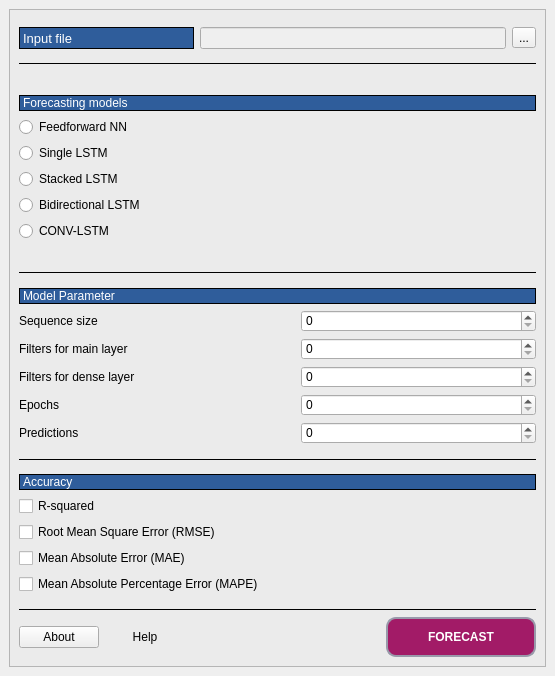
<?xml version="1.0" encoding="UTF-8"?>
<ui version="4.0">
 <class>AIRSDockWidgetBase</class>
 <widget class="QDockWidget" name="AIRSDockWidgetBase">
  <property name="geometry">
   <rect>
    <x>0</x>
    <y>0</y>
    <width>555</width>
    <height>676</height>
   </rect>
  </property>
  <property name="windowTitle">
   <string>AIRS</string>
  </property>
  <widget class="QWidget" name="dockWidgetContents">
   <layout class="QVBoxLayout" name="verticalLayout_4">
    <item>
     <widget class="QFrame" name="frame">
      <property name="styleSheet">
       <string notr="true">QFrame{
	background-color: rgb(235, 235, 235);
}</string>
      </property>
      <property name="frameShape">
       <enum>QFrame::StyledPanel</enum>
      </property>
      <property name="frameShadow">
       <enum>QFrame::Raised</enum>
      </property>
      <layout class="QVBoxLayout" name="verticalLayout_3">
       <item>
        <spacer name="verticalSpacer_7">
         <property name="orientation">
          <enum>Qt::Vertical</enum>
         </property>
         <property name="sizeHint" stdset="0">
          <size>
           <width>20</width>
           <height>40</height>
          </size>
         </property>
        </spacer>
       </item>
       <item>
        <layout class="QHBoxLayout" name="horizontalLayout_2">
         <item>
          <widget class="QLabel" name="label_4">
           <property name="minimumSize">
            <size>
             <width>175</width>
             <height>0</height>
            </size>
           </property>
           <property name="font">
            <font>
             <family>MS Shell Dlg 2</family>
             <pointsize>10</pointsize>
             <weight>50</weight>
             <italic>false</italic>
             <bold>false</bold>
            </font>
           </property>
           <property name="styleSheet">
            <string notr="true">QLabel {
	background-color: rgb(47, 93, 155);
	font: 10pt &quot;MS Shell Dlg 2&quot;;
	color: white;
	border-style: solid;
	border-width: 0.5px;
	border-color: black;
}</string>
           </property>
           <property name="frameShape">
            <enum>QFrame::NoFrame</enum>
           </property>
           <property name="text">
            <string>Input file </string>
           </property>
          </widget>
         </item>
         <item>
          <widget class="QLineEdit" name="le_csvfile">
           <property name="enabled">
            <bool>false</bool>
           </property>
           <property name="text">
            <string/>
           </property>
           <property name="placeholderText">
            <string/>
           </property>
          </widget>
         </item>
         <item>
          <widget class="QToolButton" name="tb_csvfile">
           <property name="text">
            <string>...</string>
           </property>
          </widget>
         </item>
        </layout>
       </item>
       <item>
        <spacer name="verticalSpacer_8">
         <property name="orientation">
          <enum>Qt::Vertical</enum>
         </property>
         <property name="sizeHint" stdset="0">
          <size>
           <width>20</width>
           <height>40</height>
          </size>
         </property>
        </spacer>
       </item>
       <item>
        <widget class="Line" name="line">
         <property name="styleSheet">
          <string notr="true"/>
         </property>
         <property name="frameShadow">
          <enum>QFrame::Plain</enum>
         </property>
         <property name="lineWidth">
          <number>1</number>
         </property>
         <property name="orientation">
          <enum>Qt::Horizontal</enum>
         </property>
        </widget>
       </item>
       <item>
        <layout class="QVBoxLayout" name="verticalLayout">
         <item>
          <spacer name="verticalSpacer_5">
           <property name="orientation">
            <enum>Qt::Vertical</enum>
           </property>
           <property name="sizeHint" stdset="0">
            <size>
             <width>20</width>
             <height>40</height>
            </size>
           </property>
          </spacer>
         </item>
         <item>
          <widget class="QLabel" name="label">
           <property name="layoutDirection">
            <enum>Qt::LeftToRight</enum>
           </property>
           <property name="styleSheet">
            <string notr="true">QLabel {
	background-color: rgb(47, 93, 155);
	font: 10pt &quot;MS Shell Dlg 2&quot;;
	color: white;
	border-style: solid;
	border-width: 0.5px;
	border-color: black;
}
</string>
           </property>
           <property name="frameShape">
            <enum>QFrame::Box</enum>
           </property>
           <property name="text">
            <string>&lt;html&gt;&lt;head/&gt;&lt;body&gt;&lt;p&gt;Forecasting models&lt;/p&gt;&lt;/body&gt;&lt;/html&gt;</string>
           </property>
          </widget>
         </item>
         <item>
          <widget class="QRadioButton" name="rb_mod1">
           <property name="enabled">
            <bool>true</bool>
           </property>
           <property name="text">
            <string>Feedforward NN</string>
           </property>
          </widget>
         </item>
         <item>
          <widget class="QRadioButton" name="rb_mod2">
           <property name="text">
            <string>Single LSTM</string>
           </property>
          </widget>
         </item>
         <item>
          <widget class="QRadioButton" name="rb_mod3">
           <property name="text">
            <string>Stacked LSTM</string>
           </property>
          </widget>
         </item>
         <item>
          <widget class="QRadioButton" name="rb_mod4">
           <property name="text">
            <string>Bidirectional LSTM</string>
           </property>
          </widget>
         </item>
         <item>
          <widget class="QRadioButton" name="rb_mod5">
           <property name="text">
            <string>CONV-LSTM</string>
           </property>
          </widget>
         </item>
         <item>
          <spacer name="verticalSpacer_6">
           <property name="orientation">
            <enum>Qt::Vertical</enum>
           </property>
           <property name="sizeHint" stdset="0">
            <size>
             <width>20</width>
             <height>40</height>
            </size>
           </property>
          </spacer>
         </item>
        </layout>
       </item>
       <item>
        <widget class="Line" name="line_2">
         <property name="frameShadow">
          <enum>QFrame::Plain</enum>
         </property>
         <property name="orientation">
          <enum>Qt::Horizontal</enum>
         </property>
        </widget>
       </item>
       <item>
        <spacer name="verticalSpacer_4">
         <property name="orientation">
          <enum>Qt::Vertical</enum>
         </property>
         <property name="sizeHint" stdset="0">
          <size>
           <width>20</width>
           <height>40</height>
          </size>
         </property>
        </spacer>
       </item>
       <item>
        <widget class="QLabel" name="label_8">
         <property name="styleSheet">
          <string notr="true">QLabel {
	background-color: rgb(47, 93, 155);
	font: 10pt &quot;MS Shell Dlg 2&quot;;
	color: white;
	border-style: solid;
	border-width: 0.5px;
	border-color: black;
}</string>
         </property>
         <property name="frameShape">
          <enum>QFrame::Box</enum>
         </property>
         <property name="text">
          <string>&lt;html&gt;&lt;head/&gt;&lt;body&gt;&lt;p&gt;Model Parameter&lt;/p&gt;&lt;/body&gt;&lt;/html&gt;</string>
         </property>
        </widget>
       </item>
       <item>
        <layout class="QHBoxLayout" name="horizontalLayout_3">
         <item>
          <widget class="QLabel" name="label_5">
           <property name="text">
            <string>Sequence size</string>
           </property>
          </widget>
         </item>
         <item>
          <spacer name="horizontalSpacer">
           <property name="orientation">
            <enum>Qt::Horizontal</enum>
           </property>
           <property name="sizeType">
            <enum>QSizePolicy::Minimum</enum>
           </property>
           <property name="sizeHint" stdset="0">
            <size>
             <width>40</width>
             <height>20</height>
            </size>
           </property>
          </spacer>
         </item>
         <item>
          <widget class="QSpinBox" name="spinBox_1">
           <property name="enabled">
            <bool>true</bool>
           </property>
          </widget>
         </item>
        </layout>
       </item>
       <item>
        <layout class="QHBoxLayout" name="horizontalLayout_5">
         <item>
          <widget class="QLabel" name="label_3">
           <property name="text">
            <string>Filters for main layer</string>
           </property>
          </widget>
         </item>
         <item>
          <spacer name="horizontalSpacer_2">
           <property name="orientation">
            <enum>Qt::Horizontal</enum>
           </property>
           <property name="sizeType">
            <enum>QSizePolicy::Minimum</enum>
           </property>
           <property name="sizeHint" stdset="0">
            <size>
             <width>40</width>
             <height>20</height>
            </size>
           </property>
          </spacer>
         </item>
         <item>
          <widget class="QSpinBox" name="spinBox_2">
           <property name="enabled">
            <bool>true</bool>
           </property>
          </widget>
         </item>
        </layout>
       </item>
       <item>
        <layout class="QHBoxLayout" name="horizontalLayout_4">
         <item>
          <widget class="QLabel" name="label_6">
           <property name="text">
            <string>Filters for dense layer</string>
           </property>
          </widget>
         </item>
         <item>
          <spacer name="horizontalSpacer_3">
           <property name="orientation">
            <enum>Qt::Horizontal</enum>
           </property>
           <property name="sizeType">
            <enum>QSizePolicy::Minimum</enum>
           </property>
           <property name="sizeHint" stdset="0">
            <size>
             <width>40</width>
             <height>20</height>
            </size>
           </property>
          </spacer>
         </item>
         <item>
          <widget class="QSpinBox" name="spinBox_3">
           <property name="enabled">
            <bool>true</bool>
           </property>
          </widget>
         </item>
        </layout>
       </item>
       <item>
        <layout class="QHBoxLayout" name="horizontalLayout_6">
         <item>
          <widget class="QLabel" name="label_7">
           <property name="text">
            <string>Epochs </string>
           </property>
          </widget>
         </item>
         <item>
          <spacer name="horizontalSpacer_4">
           <property name="orientation">
            <enum>Qt::Horizontal</enum>
           </property>
           <property name="sizeType">
            <enum>QSizePolicy::Minimum</enum>
           </property>
           <property name="sizeHint" stdset="0">
            <size>
             <width>40</width>
             <height>20</height>
            </size>
           </property>
          </spacer>
         </item>
         <item>
          <widget class="QSpinBox" name="spinBox_4">
           <property name="enabled">
            <bool>true</bool>
           </property>
          </widget>
         </item>
        </layout>
       </item>
       <item>
        <layout class="QHBoxLayout" name="horizontalLayout">
         <item>
          <widget class="QLabel" name="label_9">
           <property name="text">
            <string>Predictions</string>
           </property>
          </widget>
         </item>
         <item>
          <spacer name="horizontalSpacer_5">
           <property name="orientation">
            <enum>Qt::Horizontal</enum>
           </property>
           <property name="sizeType">
            <enum>QSizePolicy::Minimum</enum>
           </property>
           <property name="sizeHint" stdset="0">
            <size>
             <width>40</width>
             <height>20</height>
            </size>
           </property>
          </spacer>
         </item>
         <item>
          <widget class="QSpinBox" name="spinBox_5"/>
         </item>
        </layout>
       </item>
       <item>
        <spacer name="verticalSpacer">
         <property name="orientation">
          <enum>Qt::Vertical</enum>
         </property>
         <property name="sizeHint" stdset="0">
          <size>
           <width>20</width>
           <height>40</height>
          </size>
         </property>
        </spacer>
       </item>
       <item>
        <widget class="Line" name="line_3">
         <property name="frameShadow">
          <enum>QFrame::Plain</enum>
         </property>
         <property name="orientation">
          <enum>Qt::Horizontal</enum>
         </property>
        </widget>
       </item>
       <item>
        <layout class="QVBoxLayout" name="verticalLayout_2">
         <item>
          <spacer name="verticalSpacer_3">
           <property name="orientation">
            <enum>Qt::Vertical</enum>
           </property>
           <property name="sizeHint" stdset="0">
            <size>
             <width>20</width>
             <height>40</height>
            </size>
           </property>
          </spacer>
         </item>
         <item>
          <widget class="QLabel" name="label_2">
           <property name="styleSheet">
            <string notr="true">QLabel {
	background-color: rgb(47, 93, 155);
	font: 10pt &quot;MS Shell Dlg 2&quot;;
	color: white;
	border-style: solid;
	border-width: 0.5px;
	border-color: black;
}</string>
           </property>
           <property name="frameShape">
            <enum>QFrame::Box</enum>
           </property>
           <property name="text">
            <string>&lt;html&gt;&lt;head/&gt;&lt;body&gt;&lt;p&gt;Accuracy &lt;/p&gt;&lt;/body&gt;&lt;/html&gt;</string>
           </property>
          </widget>
         </item>
         <item>
          <widget class="QCheckBox" name="cb_Ac1">
           <property name="text">
            <string>R-squared</string>
           </property>
          </widget>
         </item>
         <item>
          <widget class="QCheckBox" name="cb_Ac2">
           <property name="text">
            <string>Root Mean Square Error (RMSE)</string>
           </property>
          </widget>
         </item>
         <item>
          <widget class="QCheckBox" name="cb_Ac3">
           <property name="text">
            <string>Mean Absolute Error (MAE)</string>
           </property>
          </widget>
         </item>
         <item>
          <widget class="QCheckBox" name="cb_Ac4">
           <property name="text">
            <string>Mean Absolute Percentage Error (MAPE)</string>
           </property>
          </widget>
         </item>
        </layout>
       </item>
       <item>
        <spacer name="verticalSpacer_9">
         <property name="orientation">
          <enum>Qt::Vertical</enum>
         </property>
         <property name="sizeHint" stdset="0">
          <size>
           <width>20</width>
           <height>40</height>
          </size>
         </property>
        </spacer>
       </item>
       <item>
        <widget class="Line" name="line_4">
         <property name="frameShadow">
          <enum>QFrame::Plain</enum>
         </property>
         <property name="orientation">
          <enum>Qt::Horizontal</enum>
         </property>
        </widget>
       </item>
       <item>
        <layout class="QHBoxLayout" name="horizontalLayout_8">
         <item alignment="Qt::AlignLeft">
          <widget class="QPushButton" name="pb_about">
           <property name="text">
            <string>About</string>
           </property>
           <property name="icon">
            <iconset>
             <normaloff>img/icon_about.png</normaloff>img/icon_about.png</iconset>
           </property>
          </widget>
         </item>
         <item>
          <widget class="QPushButton" name="pb_help">
           <property name="toolTip">
            <string>Help</string>
           </property>
           <property name="layoutDirection">
            <enum>Qt::LeftToRight</enum>
           </property>
           <property name="text">
            <string>Help</string>
           </property>
           <property name="icon">
            <iconset>
             <normaloff>img/icon_help.png</normaloff>img/icon_help.png</iconset>
           </property>
           <property name="flat">
            <bool>true</bool>
           </property>
          </widget>
         </item>
         <item>
          <spacer name="horizontalSpacer_6">
           <property name="orientation">
            <enum>Qt::Horizontal</enum>
           </property>
           <property name="sizeHint" stdset="0">
            <size>
             <width>40</width>
             <height>20</height>
            </size>
           </property>
          </spacer>
         </item>
         <item>
          <widget class="QPushButton" name="pb_forecast">
           <property name="minimumSize">
            <size>
             <width>150</width>
             <height>40</height>
            </size>
           </property>
           <property name="font">
            <font>
             <pointsize>9</pointsize>
             <weight>75</weight>
             <bold>true</bold>
            </font>
           </property>
           <property name="styleSheet">
            <string notr="true">QPushButton {
	border-style: solid;
	border-width: 2px;
	border-color: #9999aa;
	border-radius: 10px;
	color: white;
	background-color: rgb(162, 27, 103);
}
QPushButton:enabled {
	background-color: rgb(162, 27, 103);
		color: white;
}

QPushButton:pressed {
	background-color: rgb(165, 181, 243);
		color: #fffffe;
}


QPushButton:hover:!pressed {
	background-color: rgb(165, 181, 243);
		color: #0c2f70;
}

QPushButton:disabled {
		background-color: #aaaaaa;
		color: #ffffff;
}</string>
           </property>
           <property name="text">
            <string>FORECAST</string>
           </property>
          </widget>
         </item>
        </layout>
       </item>
      </layout>
     </widget>
    </item>
   </layout>
  </widget>
 </widget>
 <connections/>
</ui>
